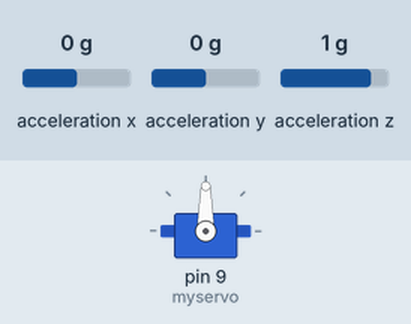
Bench run of a sketch on a simulated Arduino Uno, built with avr-gcc and run on an emulated ATmega328P. On the bench: servo. Inputs (shaded band) come from the test bench; at power-on: acceleration y 0 g, acceleration z 1 g, acceleration x 0 g. What the sketch prints to the serial monitor is not drawn.

Above: at 1.2 s.
1.3 s: acceleration y set to -1.4 g
At 3.0 s:
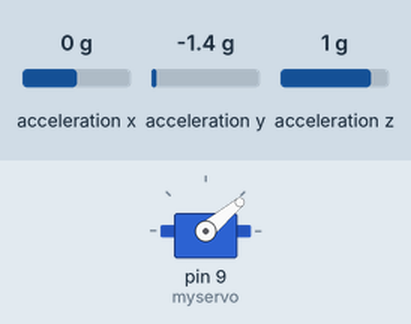
4.3 s: acceleration z set to 0 g
At 6.0 s:
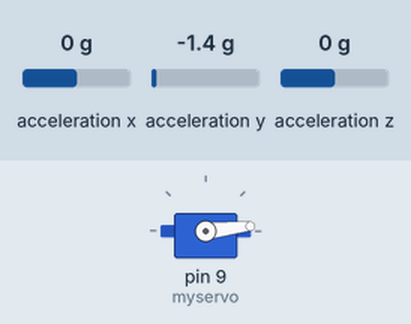
7.3 s: acceleration y set to 0.8 g
At 8.8 s:
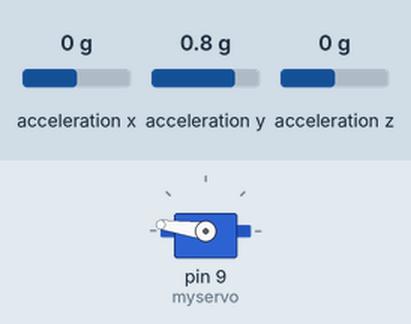
Timing chart, 0 to 34.6 s (numbered marks = the images above; inputs shaded):
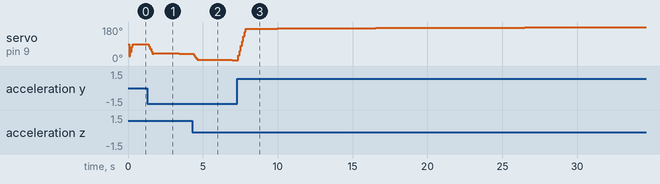

Measured:
- after the input at 4.3 s, servo on pin 9 (myservo): moves from 39° to 5° over 2.6 s, starting after 0.08 s

The sketch:

SingleAxisServoBalancer.ino
```cpp
#include <Servo.h>
#include <Wire.h>               // Must include Wire library for I2C
#include "SparkFun_MMA8452Q.h"  // Click here to get the library: http://librarymanager/All#SparkFun_MMA8452Q

#include <PID_v1.h>

MMA8452Q accel;  // create instance of the MMA8452 class
Servo myservo;   // create servo object to control a servo


//Define Variables we'll be connecting to in PID library
double Setpoint, Input, Output;
const int DELTA_LIMIT = 25;

// Timing variables
unsigned long timingVar;
double pidTimingInterval;

// Servo angles
int servoAngle, lastServoAngle = 0;

//Define Tuning Parameters
double Kp = 1, Ki = 0.05, Kd = 0.25;

int potPin = A0;  // Input pin from the potentiometer

//Specify the links and initial tuning parameters
PID myPID(&Input, &Output, &Setpoint, Kp, Ki, Kd, DIRECT);


void setup() {
  Serial.begin(9600);
  Serial.println("MMA8452Q Basic Servo driving Code!");

  Serial.println("Driving servo to midpoint...");
  myservo.attach(9);  // attaches the servo on pin 9 to the servo object
  myservo.write(90);  // start the servo at its mid-point
  Setpoint = 0;

  Wire.begin();

  // indefinitely stall if accelerometer isn't returning data?
  while (accel.begin() == false) {
    Serial.println("Not Connected. Please check connections and read the hookup guide.");
    delay(250);
  }
  //  ODR_6 means set sample rate to 6.25Hz
  //  ODR_12 means set sample rate to 12.5Hz
  //  ODR_50 50Hz
  //  See: https://www.nxp.com/docs/en/data-sheet/MMA8452Q.pdf

  // Set the accelerometer and PID interval to the same time-frame.
  accel.setDataRate(ODR_12);
  pidTimingInterval = 1000.0 / 12.5;
  myPID.SetSampleTime(pidTimingInterval);

  // Misc PID settings
  myPID.SetMode(AUTOMATIC);
  myPID.SetOutputLimits(-90.0, 90.0);
}

void loop() {
  // Ensure sample time has passed before applying calculations.
  if (accel.available() && millis() > timingVar + pidTimingInterval) {
    timingVar = millis();
    // The accelerometer measures the angle of the gimbal. We use a rolling average to smooth the input.
    Input = rollingAverageIn(readAngle());

    tunePid();
    // PID is aiming for zero...
    myPID.Compute();

    // cameraAngle = Output;  //- Input;
    // Update the servo.
    lastServoAngle = servoAngle;
    servoAngle = map(Output, 90, -90, 0, 180);

    // restrict movement to a certain amount of degrees...
    servoAngle = limitMovement(servoAngle, lastServoAngle);

    myservo.write(servoAngle);
  }
}


double readAngle() {
  // Get the raw data
  //accel.read();  // Is this necessary? ##
  double x = accel.getCalculatedX();
  double y = accel.getCalculatedY();
  double z = accel.getCalculatedZ();

  // Calculate tilt angles in degrees
  //double tilt_x = atan2(x, sqrt(y * y + z * z)) * (180 / PI);
  double tilt_y = atan2(y, sqrt(x * x + z * z)) * (180 / PI);

  return tilt_y;
}


double mapd(double x, double in_min, double in_max, double out_min, double out_max) {
  return (x - in_min) * (out_max - out_min) / (in_max - in_min) + out_min;
}

const int WINDOW_SIZE = 4;
double valuesIn[WINDOW_SIZE];
int insertPos = 0;

double rollingAverageIn(double newValue) {
  valuesIn[insertPos] = newValue;
  insertPos = (insertPos + 1) % WINDOW_SIZE;
  double sum = 0.0;
  for (int i = 0; i < WINDOW_SIZE; i++) {
    sum += valuesIn[i];
  }
  return sum / WINDOW_SIZE;
}

void tunePid() {
  // Kp=.37; Ki=.02; Kd=.02;
  Kp = 0.93;
  Ki = 0.0034;
  Kd = 0.0025;  // + mapd(analogRead(potPin), 0, 1023, 0, Kp/10);

  myPID.SetTunings(Kp, Ki, Kd);
}

int limitMovement(int requestedMovement, int lastServoAngle) {
  int deltaLimit = DELTA_LIMIT;  //mapd(analogRead(potPin), 0, 1023, 0, 20);

  if (requestedMovement - lastServoAngle > deltaLimit) {
    return lastServoAngle + deltaLimit;
  }
  if (requestedMovement - lastServoAngle < -deltaLimit) {
    return lastServoAngle - deltaLimit;
  }
  return requestedMovement;
}

void debugLog() {
  Serial.print("Kp=");
  Serial.print(Kp);
  Serial.print(",Ki=");
  Serial.print(Ki, 4);
  Serial.print(",Kd=");
  Serial.print(Kd, 4);
  Serial.print(",△Limit=");
  Serial.print(DELTA_LIMIT);
  Serial.print(",in=");
  Serial.print(Input);
  Serial.print(",out=");
  Serial.print(Output);
  Serial.print(",servoAngle=");
  Serial.print(servoAngle - 90);

  Serial.println("");
}
```
